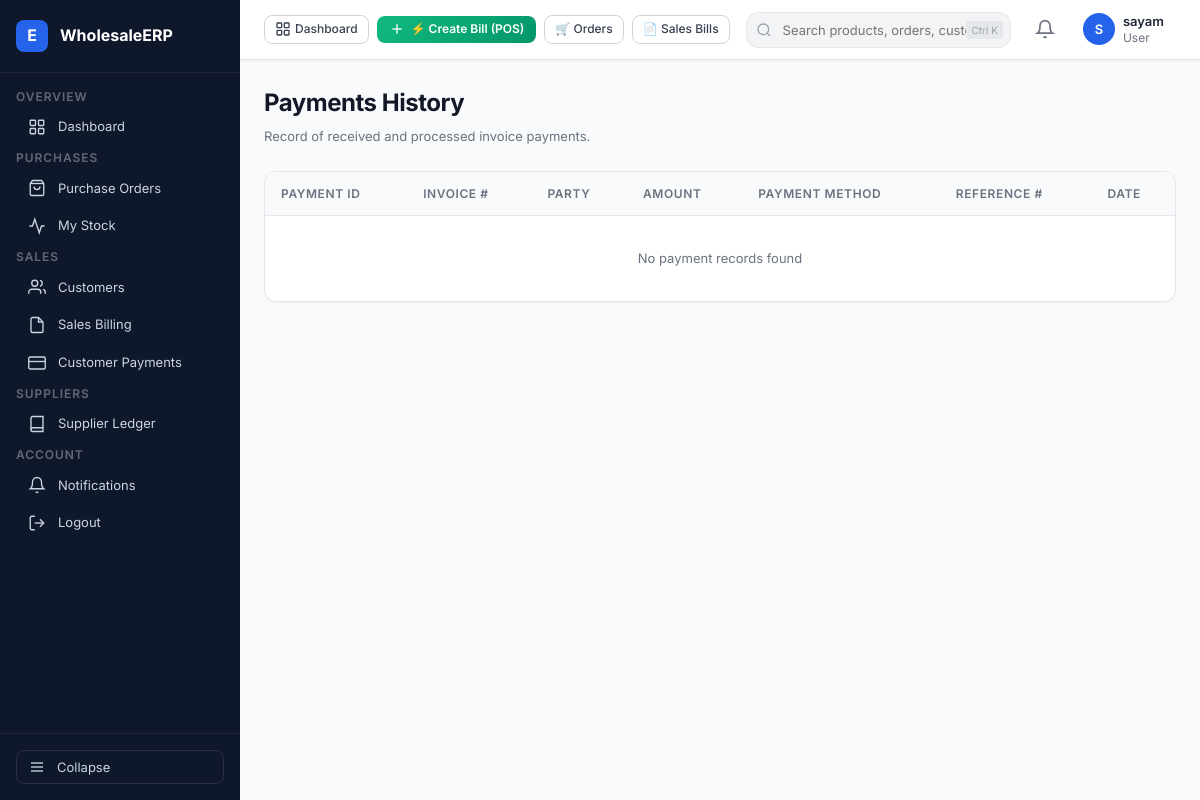
Before: /payments/ (signed in) with the older database file.
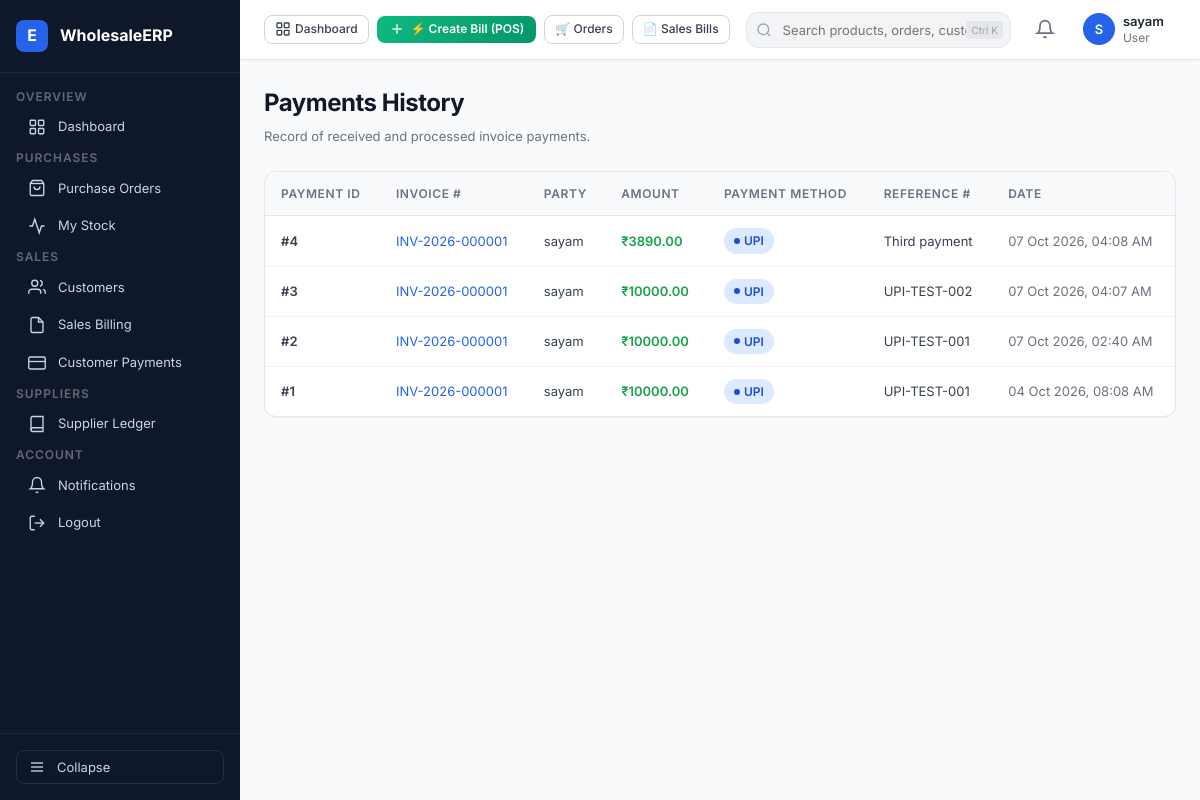
After: the same page with the newer database file.
### payments/models.py (models this page shows, shortened)
class Payment(models.Model):
    PAYMENT_METHOD_CHOICES = [
        ("CASH", "Cash"),
        ("UPI", "UPI"),
        ("BANK_TRANSFER", "Bank Transfer"),
        ("CHEQUE", "Cheque"),
        ("CARD", "Card"),
        ("OTHER", "Other"),
    ]
    invoice = models.ForeignKey(
        Invoice,
        on_delete=models.PROTECT,
        related_name="payments"
    )
    amount = models.DecimalField(
        max_digits=14,
        decimal_places=2
    )
    payment_method = models.CharField(
        max_length=30,
        choices=PAYMENT_METHOD_CHOICES
    )
    payment_date = models.DateTimeField(
        auto_now_add=True
    )
    reference_number = models.CharField(
        max_length=100,
        blank=True
    )
    notes = models.TextField(
        blank=True
    )
    created_at = models.DateTimeField(
        auto_now_add=True
    )

### billing/models.py (models this page shows, shortened)
class Invoice(models.Model):
    STATUS_CHOICES = [
        ("UNPAID", "Unpaid"),
        ("PARTIALLY_PAID", "Partially Paid"),
        ("PAID", "Paid"),
        ("CANCELLED", "Cancelled"),
    ]
    invoice_number = models.CharField(
        max_length=30,
        unique=True
    )
    order = models.OneToOneField(
        Order,
        on_delete=models.PROTECT,
        related_name="invoice"
    )
    wholesaler = models.ForeignKey(
        WholesalerProfile,
        on_delete=models.PROTECT,
        related_name="invoices"
    )
    retailer = models.ForeignKey(
        RetailerProfile,
        on_delete=models.PROTECT,
        related_name="invoices"
    )
    invoice_date = models.DateTimeField(
        auto_now_add=True
    )
    subtotal = models.DecimalField(
        max_digits=20,
        decimal_places=2,
        default=0
    )
    discount = models.DecimalField(
        max_digits=14,
        decimal_places=2,
        default=0
    )
    tax_amount = models.DecimalField(
        max_digits=14,
        decimal_places=2,
        default=0
    )
    grand_total = models.DecimalField(
        max_digits=14,
        decimal_places=2,
        default=0
    )
    status = models.CharField(
        max_length=20,
        choices=STATUS_CHOICES,
        default="UNPAID"
    )
    created_at = models.DateTimeField(
        auto_now_add=True
    )

### accounts/models.py (models this page shows, shortened)
class RetailerProfile(models.Model):
    user = models.OneToOneField(
        User,
        on_delete=models.CASCADE,
        related_name="retailer_profile"
    )
    shop_name = models.CharField(max_length=200)
    owner_name = models.CharField(max_length=200)
    phone = models.CharField(max_length=15)
    gst_number = models.CharField(
        max_length=15,
        blank=True,
        null=True
    )
    address = models.TextField()
    city = models.CharField(max_length=100)
    state = models.CharField(max_length=100)
    pincode = models.CharField(max_length=10)
    created_at = models.DateTimeField(auto_now_add=True)

### payments/views.py (the view)
# urls.py: path("", views.payment_list, name="payment_list"),
@login_required
def payment_list(request):
    profile = getattr(request.user, 'profile', None)
    if profile and profile.role == "WHOLESALER":
        wholesaler = request.user.wholesaler_profile
        payments = Payment.objects.filter(invoice__wholesaler=wholesaler).select_related("invoice", "invoice__retailer").order_by("-created_at")
    elif profile and profile.role == "RETAILER":
        retailer = request.user.retailer_profile
        payments = Payment.objects.filter(invoice__retailer=retailer).select_related("invoice", "invoice__wholesaler").order_by("-created_at")
    else:
        payments = Payment.objects.none()
    return render(request, "payments/payment_list.html", {"payments": payments})

### templates/payments/payment_list.html (shortened to what this page needs)
{% extends 'base.html' %}
{% block content %}
<div class="page-header">
  <div class="page-header-left">
    <h1 class="page-title">Payments History</h1>
    <p class="page-subtitle">Record of received and processed invoice payments.</p>
  </div>
</div>
<div class="card">
  <div class="table-wrap">
    <table class="table">
      <thead>
        <tr>
          <th>Payment ID</th>
          <th>Invoice #</th>
          <th>Party</th>
          <th>Amount</th>
          <th>Payment Method</th>
          <th>Reference #</th>
          <th>Date</th>
        </tr>
      </thead>
      <tbody>
        {% for payment in payments %}
        <tr>
          <td class="text-bold">#{{ payment.id }}</td>
          <td><a href="{% url 'invoice_detail' payment.invoice.id %}">{{ payment.invoice.invoice_number }}</a></td>
          <td>
            {% if payment.invoice.retailer %}{{ payment.invoice.retailer.shop_name }}{% else %}{{ payment.invoice.wholesaler.business_name }}{% endif %}
          </td>
          <td class="text-bold" style="color: #16a34a;">₹{{ payment.amount }}</td>
          <td><span class="badge badge-blue">{{ payment.get_payment_method_display|default:payment.payment_method }}</span></td>
          <td>{{ payment.reference_number|default:"—" }}</td>
          <td class="text-muted">{{ payment.payment_date|date:"d M Y, h:i A" }}</td>
        </tr>
        {% empty %}
        <tr>
          <td colspan="7" class="text-center text-muted" style="padding: 32px;">No payment records found</td>
        </tr>
        {% endfor %}
      </tbody>
    </table>
  </div>
</div>
{% endblock %}

Changed rows visible on the page:
added Payment: id "4", invoice.invoice_number "INV-2026-000001", invoice.retailer.shop_name "sayam", amount "3890.00", payment_method "UPI", reference_number "Third payment", payment_date "07 Oct 2026, 04:08 AM"
added Payment: id "3", invoice.invoice_number "INV-2026-000001", invoice.retailer.shop_name "sayam", amount "10000.00", payment_method "UPI", reference_number "UPI-TEST-002", payment_date "07 Oct 2026, 04:07 AM"
added Payment: id "2", invoice.invoice_number "INV-2026-000001", invoice.retailer.shop_name "sayam", amount "10000.00", payment_method "UPI", reference_number "UPI-TEST-001", payment_date "07 Oct 2026, 02:40 AM"
added Payment: id "1", invoice.invoice_number "INV-2026-000001", invoice.retailer.shop_name "sayam", amount "10000.00", payment_method "UPI", reference_number "UPI-TEST-001", payment_date "04 Oct 2026, 08:08 AM"
Other visible differences:
text no longer shown: "No payment records found"
